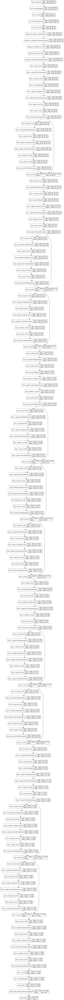
#> input picture model.png, 64 x 1000 px, shrunk from 1080 x 16919 before the run; its folder holds only this picture in this run
$ python -i binarize.py   (imports and definitions only)
#> lines starting #> are read from the running program, lines starting #| are printed output that depends on the picture
# coding: utf-8

import glob
import os
import cv2
import numpy as np


def binarize(img):
    green = img[:, :, 1]
    red = img[:, :, 2]
    redGreen = cv2.addWeighted(red, 0.5, green, 0.5, 0)
    # binalize
    th_red = cv2.adaptiveThreshold(
        redGreen,
        255,
        cv2.ADAPTIVE_THRESH_GAUSSIAN_C,
        cv2.THRESH_BINARY_INV,
        9,
        10)
    # cleaning noise by opening
    kernel = np.ones((1, 1), np.uint8)  # [[1]]
    th_red = cv2.morphologyEx(th_red, cv2.MORPH_OPEN, kernel)

    return th_red


def main():
    pngs = glob.glob('**/*.png', recursive=True)
    for png in pngs:
        img = cv2.imread(png, cv2.IMREAD_COLOR)
        b_img = binarize(img)
        path = os.path.join('binarize', png)
        try:
            os.makedirs(os.path.dirname(path))
        except:
            pass
        cv2.imwrite(path, b_img)


# [2 lines not run here, left out]

>>> import cv2
>>> picture = cv2.imread('../model.png')
#> picture is the input picture: shape (1000, 64, 3); min 159, max 255, mean 244.3
>>> result = binarize(picture)
#> in binarize, `th_red = cv2.adaptiveThreshold( redGreen, 255, cv2.ADAPTIVE_THRESH_GAU..`:
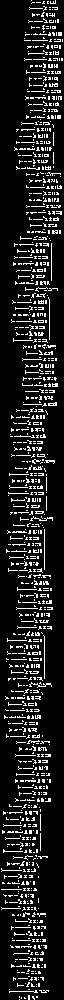
#> th_red: shape (1000, 64); 12.8% white in thin lines or dots
